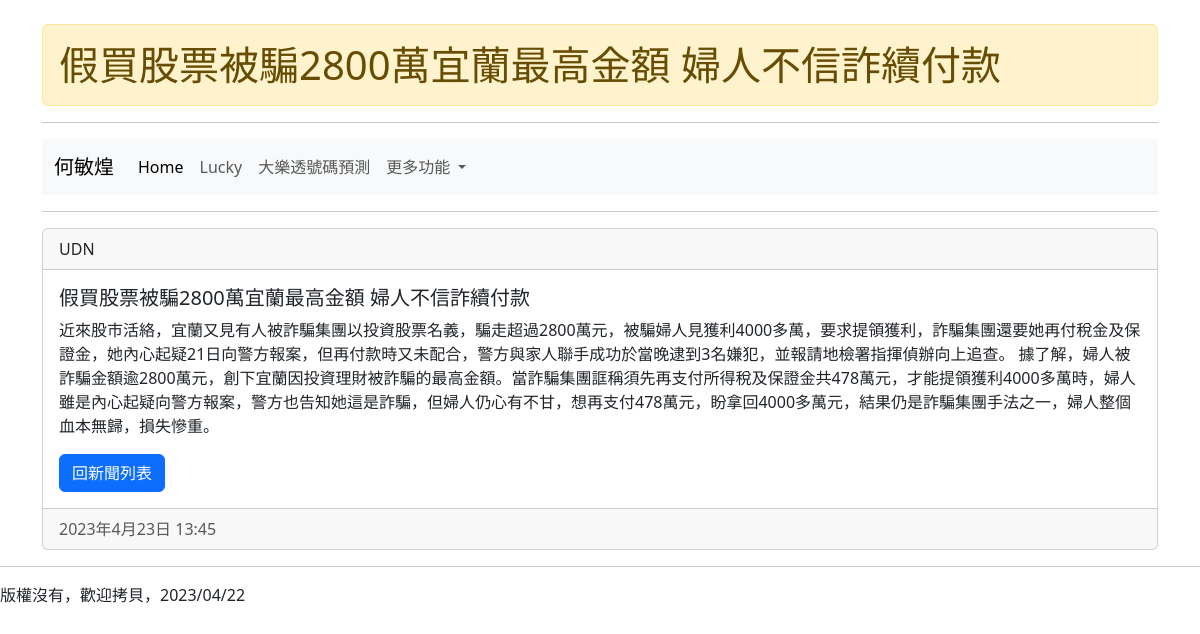
The app's page /shownews/2/ with its own data.
### mysite/models.py (models this page shows, shortened)
class News(models.Model):
    title = models.CharField(max_length=50)
    content = models.TextField()
    source = models.CharField(max_length=50)
    pdate = models.DateTimeField(auto_now_add=True)

### mysite/views.py (the view)
# urls.py: path('shownews/<int:id>/', views.shownews),
def shownews(request, id):
    try:
        news = News.objects.get(id=id)
    except:
        return redirect("/mynews/")
    return render(request, "shownews.html", locals())

### templates/shownews.html (shortened to what this page needs)
{% extends "base.html" %}
{% block headmessage %}
	<h1 class="alert alert-warning">{{ news.title }}</h1>
{% endblock %}
{% block content %}
<div class="card">
  <div class="card-header">
    {{ news.source }}
  </div>
  <div class="card-body">
    <h5 class="card-title">{{ news.title }}</h5>
    <p class="card-text">
    	{{ news.content }}
    </p>
    <a href="/mynews/" class="btn btn-primary">回新聞列表</a>
  </div>
  <div class="card-footer text-body-secondary">
    {{ news.pdate }}
  </div>
</div>
{% endblock %}

### records on screen
News: title "假買股票被騙2800萬宜蘭最高金額 婦人不信詐續付款", source "UDN", content "近來股市活絡，宜蘭又見有人被詐騙集團以投資股票名義，騙走超過2800萬元，被騙婦人見獲利4000多萬，要求提領獲利，詐騙集團還要她再付稅金及保證金，她內心起疑21日向警方報案，但再付款時又未配合，警方與家人聯手成功於當晚逮到3名嫌犯，並報請地檢署指揮偵辦向上追查。 據了解，婦人被詐騙金額逾2800萬元，創下宜蘭因投資理財被詐騙的最高金額。當詐騙集團誆稱須先再支付所得稅及保證金共478萬元，才能提領獲利4000多萬時，婦人雖是內心起疑向警方報案，警方也告知她這是詐騙，但婦人仍心有不甘，想再支付478萬元，盼拿回4000多萬元，結果仍是詐騙集團手法之一，婦人整個血本無歸，損失慘重。", pdate "2023年4月23日 13:45"
